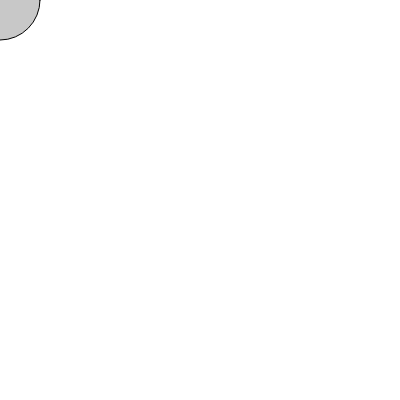
Frame 1 (no input)
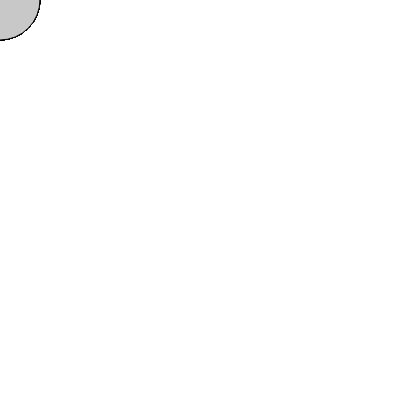
Frame 60 (no input)
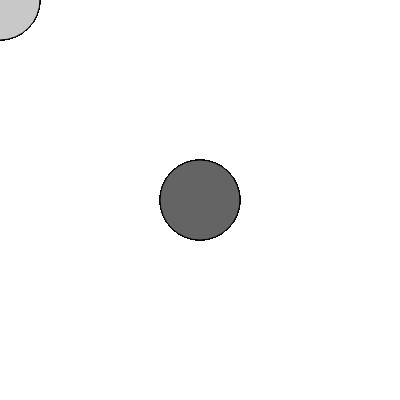
Frame 120 (the mouse pressed at the canvas centre since frame 60)

The p5.js sketch that drew these frames (run headless with seeded random() and noise() and a simulated clock; from frame 60 on, the mouse is pressed at the canvas centre):

// p5.js sketch
// ── sketch.js
function setup() {
  createCanvas(400, 400);
}

function draw() {
  createCanvas(400, 400);
}

function draw() {
  if (mouseIsPressed) {
    fill(100);
  } else {
    fill(200);
  }
  ellipse(mouseX, mouseY, 80, 80);
}
